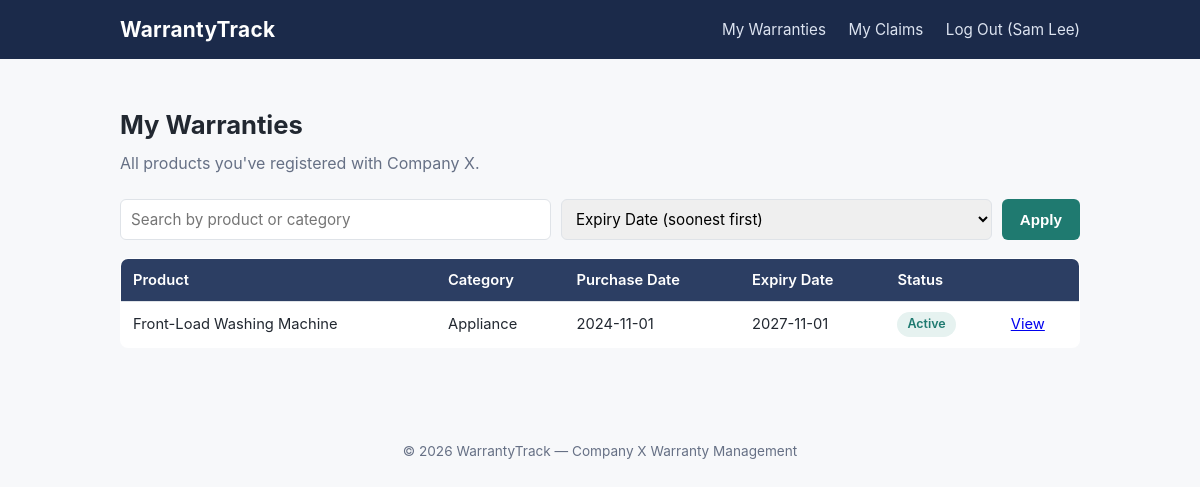
The app's page /dashboard.php (signed in) with its own data.
### tables this page shows
CREATE TABLE warranties (
    warranty_id            INT AUTO_INCREMENT PRIMARY KEY,
    user_id                INT NOT NULL,
    product_id             INT NOT NULL,
    purchase_date           DATE NOT NULL,
    warranty_length_months  INT NOT NULL,
    expiry_date             DATE NOT NULL,
    FOREIGN KEY (user_id) REFERENCES users(user_id) ON DELETE CASCADE,
    FOREIGN KEY (product_id) REFERENCES products(product_id) ON DELETE CASCADE
);

CREATE TABLE products (
    product_id  INT AUTO_INCREMENT PRIMARY KEY,
    name        VARCHAR(150) NOT NULL,
    category    VARCHAR(100) NOT NULL,
    price       DECIMAL(10,2) NOT NULL
);

### dashboard.php (the view, shortened to what this page needs)
<?php
include 'includes/db_connect.php';
include 'includes/header.php';
$user_id = $_SESSION['user_id'];
$search = isset($_GET['search']) ? trim($_GET['search']) : '';
$sort   = isset($_GET['sort']) ? $_GET['sort'] : 'expiry_asc';
$sql = "SELECT w.warranty_id, w.purchase_date, w.expiry_date, p.name AS product_name, p.category
        FROM warranties w
        JOIN products p ON w.product_id = p.product_id
        WHERE w.user_id = ?";
switch ($sort) {
    default:
        $sql .= " ORDER BY w.expiry_date ASC";
}
$stmt = $conn->prepare($sql);
if ($search !== '') {
    $like = "%$search%";
    $stmt->bind_param("iss", $user_id, $like, $like);
} else {
    $stmt->bind_param("i", $user_id);
}
$stmt->execute();
$result = $stmt->get_result();
function warrantyStatus($expiry_date) {
    $today = new DateTime();
    $expiry = new DateTime($expiry_date);
    $days_left = (int)$today->diff($expiry)->format('%r%a');
    if ($days_left < 0) {
        return ['label' => 'Expired', 'class' => 'badge-expired'];
    } elseif ($days_left <= 30) {
        return ['label' => 'Expiring Soon', 'class' => 'badge-expiring'];
    } else {
        return ['label' => 'Active', 'class' => 'badge-active'];
    }
}
?>
<h1>My Warranties</h1>
<p class="subtitle mt-0">All products you've registered with Company X.</p>
<form method="get" action="dashboard.php" class="filter-bar">
    <input type="text" name="search" placeholder="Search by product or category" value="<?php echo htmlspecialchars($search); ?>">
    <select name="sort">
        <option value="expiry_asc"  <?php if ($sort === 'expiry_asc') echo 'selected'; ?>>Expiry Date (soonest first)</option>
    </select>
    <button type="submit">Apply</button>
</form>
<?php if ($result->num_rows === 0): ?>
    <div class="card">
        <p class="mt-0">No warranties found<?php echo $search !== '' ? ' for "' . htmlspecialchars($search) . '"' : ''; ?>.</p>
    </div>
<?php else: ?>
    <table>
        <thead>
            <tr>
                <th>Product</th>
                <th>Category</th>
                <th>Purchase Date</th>
                <th>Expiry Date</th>
                <th>Status</th>
                <th></th>
            </tr>
        </thead>
        <tbody>
            <?php while ($row = $result->fetch_assoc()):
                $status = warrantyStatus($row['expiry_date']);
            ?>
            <tr>
                <td><?php echo htmlspecialchars($row['product_name']); ?></td>
                <td><?php echo htmlspecialchars($row['category']); ?></td>
                <td><?php echo htmlspecialchars($row['purchase_date']); ?></td>
                <td><?php echo htmlspecialchars($row['expiry_date']); ?></td>
                <td><span class="badge <?php echo $status['class']; ?>"><?php echo $status['label']; ?></span></td>
                <td><a href="warranty_detail.php?id=<?php echo $row['warranty_id']; ?>">View</a></td>
            </tr>
            <?php endwhile; ?>
        </tbody>
    </table>
<?php endif; ?>
<?php include 'includes/footer.php'; ?>

### style.css (style rules this page uses)
:root { --navy: #1b2a4a; --navy-light: #2c3e63; --teal: #1f7a70; --teal-light: #e6f2f0; --bg: #f7f8fa; --card-bg: #ffffff; --text: #222831; --muted: #667085; --border: #dfe3e8; --danger: #b3261e; --warning: #b06b00; --success: #1f7a3f; }
* { box-sizing: border-box; }
body { margin: 0; font-family: -apple-system, "Segoe UI", Roboto, Helvetica, Arial, sans-serif; background: var(--bg); color: var(--text); line-height: 1.5; }
h1 { font-size: 1.6rem; margin-bottom: 6px; }
p.subtitle { color: var(--muted); margin-top: 0; margin-bottom: 24px; }
input[type=text], input[type=email], input[type=tel], input[type=password], input[type=date], input[type=number], select, textarea { width: 100%; padding: 9px 10px; border: 1px solid var(--border); border-radius: 6px; font-size: 0.95rem; font-family: inherit; }
button, .btn { display: inline-block; background: var(--teal); color: #fff; border: none; padding: 10px 18px; border-radius: 6px; font-size: 0.95rem; font-weight: 600; cursor: pointer; text-decoration: none; margin-top: 18px; }
table { width: 100%; border-collapse: collapse; background: var(--card-bg); border: 1px solid var(--border); border-radius: 8px; overflow: hidden; }
th, td { text-align: left; padding: 10px 12px; border-bottom: 1px solid var(--border); font-size: 0.92rem; }
th { background: var(--navy-light); color: #fff; font-weight: 600; }
tr:last-child td { border-bottom: none; }
.badge { display: inline-block; padding: 3px 10px; border-radius: 999px; font-size: 0.78rem; font-weight: 600; }
.badge-active { background: var(--teal-light); color: var(--teal); }
.filter-bar { display: flex; gap: 10px; margin-bottom: 18px; flex-wrap: wrap; }
.filter-bar input, .filter-bar select { width: auto; flex: 1; min-width: 160px; }
.filter-bar button { margin-top: 0; }
.mt-0 { margin-top: 0; }

### records on screen
warranties: product.name "Front-Load Washing Machine", product.category "Appliance", purchase_date "2024-11-01", expiry_date "2027-11-01", expiry_date "Active"

### other values on screen
$_SESSION['name'] "Sam Lee"
